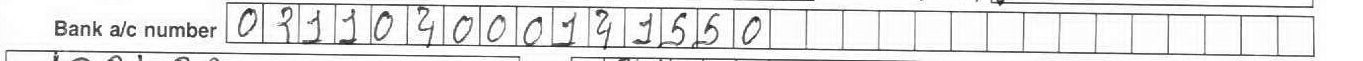
#> input picture 56735873-digit-extraction/1.png, 1363 x 61 px
$ python digit_extraction.py
#> lines starting #> are read from the running program, lines starting #| are printed output that depends on the picture; after the words box and inside, x2 and y2 are one past the last pixel; in counts of white or black regions, pixels touching at a corner belong together
import cv2
import numpy as np
from imutils import contours

image = cv2.imread('1.png')
#> image is the input picture: shape (61, 1363, 3); min 20, max 255, mean 230.3
original = image.copy()
gray = cv2.cvtColor(image, cv2.COLOR_BGR2GRAY)
canny = cv2.Canny(gray, 130, 255, 1)
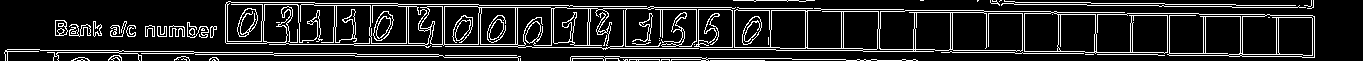
#> canny: shape (61, 1363); 14% white in thin lines or dots

vertical_kernel = cv2.getStructuringElement(cv2.MORPH_RECT, (1,2))
horizontal_kernel = cv2.getStructuringElement(cv2.MORPH_RECT, (2,1))
kernel = cv2.getStructuringElement(cv2.MORPH_CROSS, (3,3))
erode = cv2.erode(canny, vertical_kernel)
#> erode: shape (61, 1363); 4.7% white in thin lines or dots
cv2.imshow('remove horizontal', erode)
dilate = cv2.dilate(erode, vertical_kernel, iterations=5)
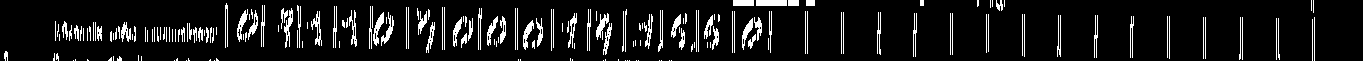
#> dilate: shape (61, 1363); 9.5% white in thin lines or dots
cv2.imshow('dilate vertical', dilate)
erode = cv2.erode(dilate, horizontal_kernel, iterations=1)
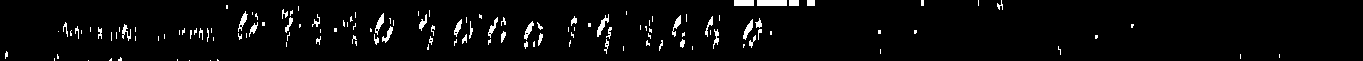
#> erode: shape (61, 1363); 3.5% white; 135 white regions (90 under 20 px), largest, box (x1, y1, x2, y2) and area: (757, 0, 787, 6) 180, (734, 0, 754, 6) 120, (597, 14, 609, 37) 98
cv2.imshow('remove vertical', erode)
dilate = cv2.dilate(erode, kernel, iterations=4)
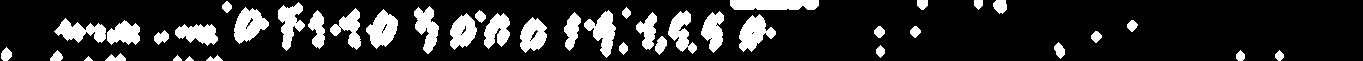
#> dilate: shape (61, 1363); 17% white; 43 white regions
cv2.imshow('dilate horizontal', dilate)

cnts = cv2.findContours(dilate, cv2.RETR_EXTERNAL, cv2.CHAIN_APPROX_SIMPLE)
#> cnts = 43 contours, 2 with area under 20; largest, box (x1, y1, x2, y2) and area: (234, 7, 269, 44) 750, (730, 0, 819, 10) 750, (366, 9, 398, 49) 736, (739, 14, 776, 52) 719, (584, 10, 616, 58) 680
cnts = cnts[0] if len(cnts) == 2 else cnts[1]

digit_contours = []
for c in cnts:
    area = cv2.contourArea(c)
    peri = cv2.arcLength(c, True)
    approx = cv2.approxPolyDP(c, 0.01 * peri, True)
    x,y,w,h = cv2.boundingRect(approx)
    aspect_ratio = w / float(h)

    if (aspect_ratio >= 0.4 and aspect_ratio <= 1.3):
        if area > 150:
            ROI = original[y:y+h, x:x+w]
            cv2.rectangle(image,(x,y),(x+w,y+h),(0,255,0),2)
            digit_contours.append(c)
#> this loop made 43 passes
#> (area, peri, x, y, w, h, aspect_ratio) on passes 3 to 14: (40, 38.63, 206, 55, 17, 6, 2.83), (24, 21.31, 173, 55, 9, 6, 1.5), (79, 50.28, 105, 53, 21, 8, 2.62), (55, 27.8, 1275, 50, 9, 11, 0.818), (60, 28.97, 1236, 50, 9, 11, 0.818), (77, 35.8, 50, 50, 13, 11, 1.18), (94, 36.63, 1, 47, 11, 14, 0.786), (64, 30.63, 876, 45, 9, 13, 0.692), (100, 40.28, 1054, 42, 11, 17, 0.647), (64, 30.63, 619, 42, 9, 13, 0.692), (126.5, 46.53, 655, 36, 12, 19, 0.632), (73.5, 32.04, 1091, 31, 11, 12, 0.917)
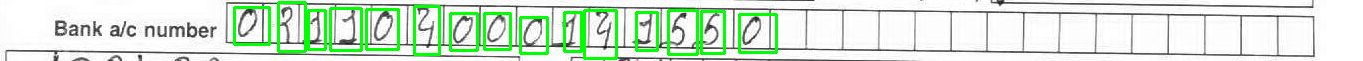
#> image: shape (61, 1363, 3); 7.28% of pixels changed, all inside (x1, y1, x2, y2) = (233, 1, 778, 60)
#> after the loop, digit_contours = 15 contours; largest, box (x1, y1, x2, y2) and area: (234, 7, 269, 44) 750, (366, 9, 398, 49) 736, (739, 14, 776, 52) 719, (584, 10, 616, 58) 680, (520, 17, 547, 53) 638

sorted_digit_contours = contours.sort_contours(digit_contours, method='left-to-right')[0]
#> sorted_digit_contours has the same summary as digit_contours
contour_number = 0
for c in sorted_digit_contours:
    x,y,w,h = cv2.boundingRect(c)
    ROI = original[y:y+h, x:x+w]
    cv2.imwrite('ROI_{}.png'.format(contour_number), ROI)
    contour_number += 1
#> this loop made 15 passes
#> (x, y, w, h) on passes 1 to 12: (234, 7, 35, 37), (278, 2, 27, 49), (308, 10, 17, 39), (330, 8, 31, 42), (366, 9, 32, 40), (414, 6, 25, 48), (450, 13, 27, 37), (484, 13, 26, 36), (520, 17, 27, 36), (564, 12, 17, 39), (584, 10, 32, 48), (636, 12, 21, 38)
#> pass 1, `ROI = original[y:y+h, x:x+w]`:
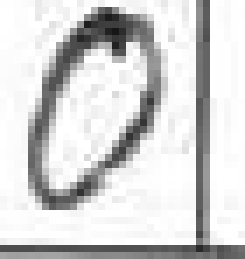
#> ROI: shape (37, 35, 3) (shown 7 times larger); min 22, max 255, mean 211.6
#> pass 2, `ROI = original[y:y+h, x:x+w]`:
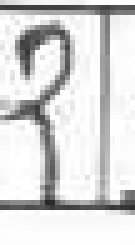
#> ROI: shape (49, 27, 3) (shown 5 times larger); min 39, max 255, mean 215.7
#> after the loop, contour_number = 15

cv2.imshow('canny', canny)
cv2.imshow('image', image)
cv2.waitKey(0)

$ run again, with 56735873-digit-extraction/selected.png copied over 56735873-digit-extraction/1.png
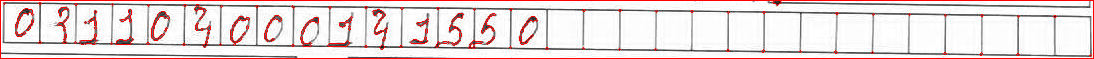
#> input picture 56735873-digit-extraction/selected.png, 1094 x 59 px
#> image is the input picture: shape (59, 1094, 3); mean B, G, R 217.1, 217.1, 232.7
#> canny: shape (59, 1094); 18.1% white in thin lines or dots
#> cnts = 40 contours; largest, box (x1, y1, x2, y2) and area: (0, 0, 82, 54) 2303, (418, 0, 580, 54) 2001, (117, 0, 174, 52) 1478, (340, 0, 393, 58) 1124, (170, 0, 216, 56) 1002
#> the loop `for c in cnts:` made 40 passes
#> (area, peri, x, y, w, h, aspect_ratio) on passes 1 to 8: (47, 26.14, 1052, 50, 9, 9, 1), (48, 27.31, 1013, 50, 9, 9, 1), (73.5, 32.04, 759, 45, 11, 12, 0.917), (64, 30.63, 653, 45, 9, 13, 0.692), (62.5, 30.04, 542, 43, 10, 12, 0.833), (76, 34.28, 831, 42, 11, 14, 0.786), (64, 30.63, 396, 42, 9, 13, 0.692), (64, 30.63, 324, 41, 9, 13, 0.692)
#> after the loop `for c in cnts:`:
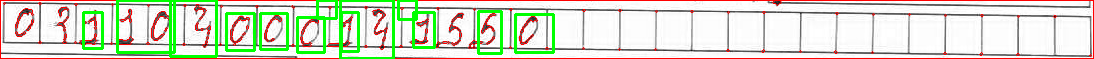
#> image: shape (59, 1094, 3); 7.61% of pixels changed, all inside (x1, y1, x2, y2) = (82, 0, 555, 59)
#> after the loop `for c in cnts:`: digit_contours = 13 contours; largest, box (x1, y1, x2, y2) and area: (117, 0, 174, 52) 1478, (340, 0, 393, 58) 1124, (170, 0, 216, 56) 1002, (515, 14, 553, 52) 725, (297, 17, 324, 52) 626
#> sorted_digit_contours has the same summary as digit_contours
#> the loop `for c in sorted_digit_contours:` made 13 passes
#> (x, y, w, h) on passes 1 to 8: (83, 12, 19, 36), (117, 0, 57, 52), (170, 0, 46, 56), (226, 13, 28, 37), (260, 13, 27, 36), (297, 17, 27, 35), (317, 0, 19, 18), (340, 0, 53, 58)
#> pass 3, `ROI = original[y:y+h, x:x+w]`:
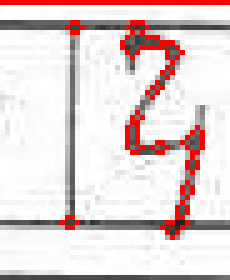
#> ROI: shape (56, 46, 3) (shown 5 times larger); mean B, G, R 213.2, 213.2, 228.9
#> after the loop `for c in sorted_digit_contours:`: contour_number = 13
